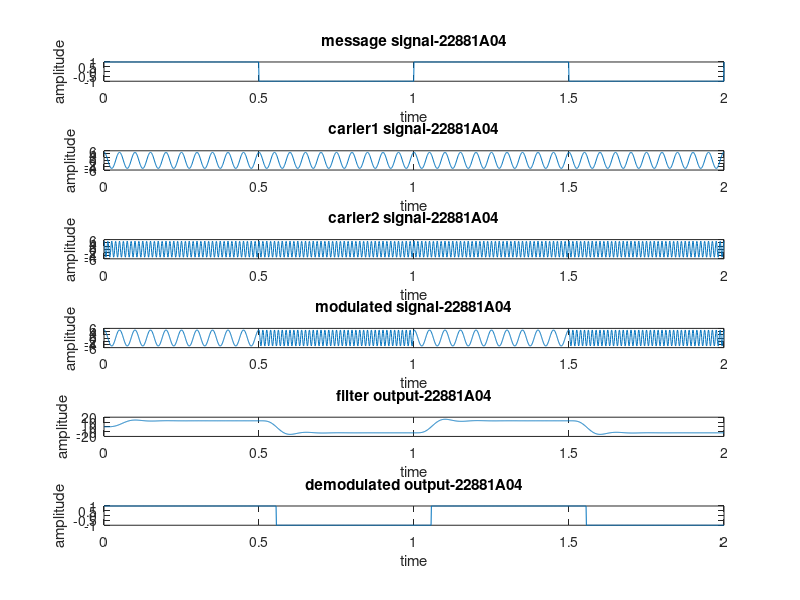

The MATLAB script that drew this image:
clc;
clear all;
close all;
ac=5;
a=1;
fc=50;
f1=20;
f2=80;
fs=1000;
t=0:1/fs:2;
b=a*square(2*pi*t);
c1=ac*cos(2*pi*f1*t);
c2=ac*cos(2*pi*f2*t);
for i=1:length(b);
if b(i)==1
s(i)=c1(i);
else
s(i)=c2(i);
end
end
subplot(6,1,1);
plot(t,b);
title('message signal-22881A04');
xlabel('time');
ylabel('amplitude');
subplot(6,1,2);
plot(t,c1);
title('carier1 signal-22881A04');
xlabel('time');
ylabel('amplitude');
subplot(6,1,3);
plot(t,c2);
title('carier2 signal-22881A04');
xlabel('time');
ylabel('amplitude');
subplot(6,1,4);
plot(t,s);
title('modulated signal-22881A04');
xlabel('time');
ylabel('amplitude');
v1=s.*c1;
v2=s.*c2;
[b,a]=butter(5,f1/fs);
y1=filter(b,a,v1);
y2=filter(b,a,v2);
y=y1-y2;
for i=1:length(y);
if y(i)>=0
bk(i)=1;
else
bk(i)=-1;
end
end
subplot(6,1,5);
plot(t,y);
title('filter output-22881A04');
xlabel('time');
ylabel('amplitude');
subplot(6,1,6);
plot(t,bk);
title('demodulated output-22881A04');
xlabel('time');
ylabel('amplitude');